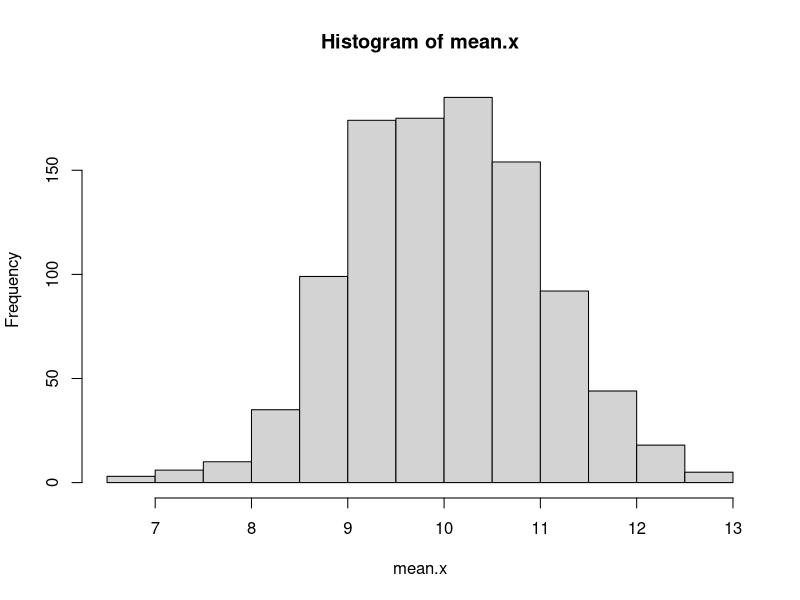
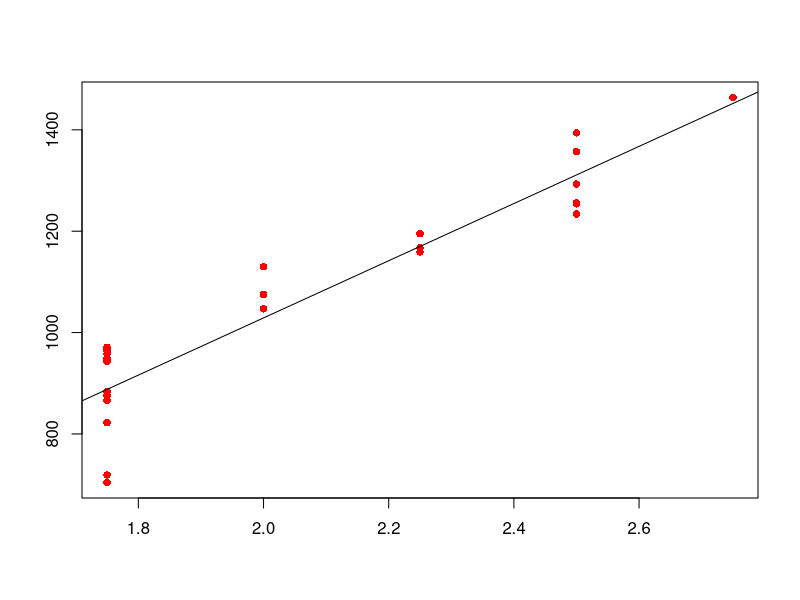
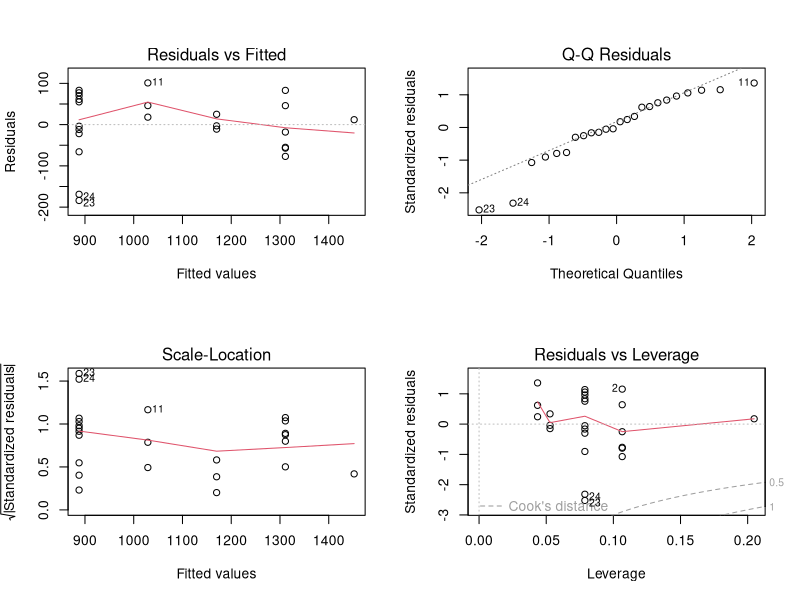

Write the R code that produced these figures, in order.
#Example of Estimators
mean.x = NA
x1 = NA
for (i in 1:1000) {
  x = rnorm(4,mean = 10,sd = 2)
  mean.x[i] = mean(x)
}
mean(mean.x)
var(mean.x)
hist(mean.x)

#Input the data
Year <- c(2017,2017,2017,2017,2017,2017,2017,2017,2017,2017,2017,2017,2016,2016,2016,2016,2016,2016,2016,2016,2016,2016,2016,2016)
Month <- c(12, 11,10,9,8,7,6,5,4,3,2,1,12,11,10,9,8,7,6,5,4,3,2,1)
Interest_Rate <- c(2.75,2.5,2.5,2.5,2.5,2.5,2.5,2.25,2.25,2.25,2,2,2,1.75,1.75,1.75,1.75,1.75,1.75,1.75,1.75,1.75,1.75,1.75)
Unemployment_Rate <- c(5.3,5.3,5.3,5.3,5.4,5.6,5.5,5.5,5.5,5.6,5.7,5.9,6,5.9,5.8,6.1,6.2,6.1,6.1,6.1,5.9,6.2,6.2,6.1)
Stock_Index_Price <- c(1464,1394,1357,1293,1256,1254,1234,1195,1159,1167,1130,1075,1047,965,943,958,971,949,884,866,876,822,704,719) 

#combine the vectors into one data frame
stock_price <-cbind(Year,Month,Interest_Rate,Unemployment_Rate,Stock_Index_Price)

#Save the data as a .csv file.
write.csv(stock_price,file = "E:\\Lectures uh\\stock_price.csv")
View(stock_price) #view the data in the script window

stock_price<-data.frame(stock_price) #converted as a data frame
cor(Stock_Index_Price,Interest_Rate)

c(mean(Interest_Rate),sd(Interest_Rate),mean(Stock_Index_Price),
  sd(Stock_Index_Price))

#Slope estimate
cor(Interest_Rate,Stock_Index_Price)*sd(Stock_Index_Price)/sd(Interest_Rate)
#y-intercept estimate
1070.083333 - 564.2038*2.0729167

#Simple Linear Regression (lm function)
stock.lm <- lm(Stock_Index_Price~Interest_Rate,data = stock_price)
summary(stock.lm) 

#Scatterplot with regression line
plot(Interest_Rate,Stock_Index_Price,pch = 16, col = "red",xlab = "",ylab = "")
abline(stock.lm)

#Variance of the residuals
sum(resid(stock.lm)^2) #RSS
var(resid(stock.lm))
(rse = sd(resid(stock.lm))*sqrt(23/22)) #residual standard error (RSE)

#To calculate Standard error of slope
rse/(sd(Interest_Rate)*sqrt(23))

#Critical Value for confidence interval
qt(.975,22)
qt(1.95/2,22)
564.20-2.0739*45.32 #lower limit
564.20+2.0739*45.32 #upper limit

#Confidence Interval of the slope
confint(stock.lm,"Interest_Rate")
#For each 1% increase in the interest rate, the stock index price will increase
#between $470.22 and $658.19 with 95% confidence.

#Hypothesis test:
#RH0
2*pt(-12.45,22) #p-value
#There is very strong evidence of a relationship between the interest rate
#and the stock index price.

#RSS
rse^2*22

#Regression Sum of Squares
var(fitted.values(stock.lm))*23

#Total Sum of Squares
var(Stock_Index_Price)*23

#TSS
var(Stock_Index_Price)*23

#R^2
1 - 126952.8/1021416
anova(stock.lm)

#R^2 = 0.8757
#About 87.57% of the variation in the stock index price can be explained
#by this model.


#Get plots for checking assumptions
par(mfrow=c(2,2)) #puts the plots into 2 rows and 2 columns
plot(stock.lm) 


